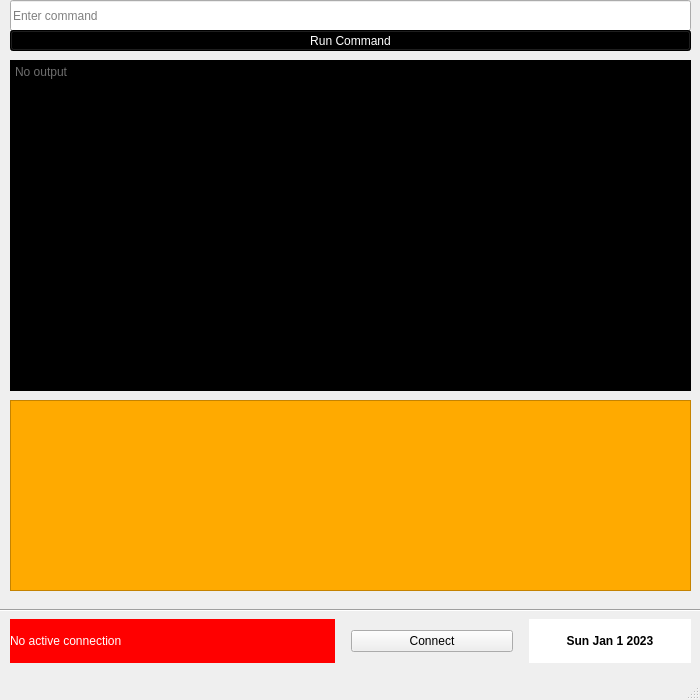
<?xml version="1.0" encoding="UTF-8"?>
<ui version="4.0">
 <class>MainWindow</class>
 <widget class="QMainWindow" name="MainWindow">
  <property name="geometry">
   <rect>
    <x>0</x>
    <y>0</y>
    <width>700</width>
    <height>700</height>
   </rect>
  </property>
  <property name="minimumSize">
   <size>
    <width>700</width>
    <height>700</height>
   </size>
  </property>
  <property name="maximumSize">
   <size>
    <width>700</width>
    <height>700</height>
   </size>
  </property>
  <property name="windowTitle">
   <string>KILGORE - Client</string>
  </property>
  <property name="statusTip">
   <string/>
  </property>
  <widget class="QWidget" name="centralwidget">
   <widget class="QLineEdit" name="commandBox">
    <property name="geometry">
     <rect>
      <x>10</x>
      <y>0</y>
      <width>681</width>
      <height>31</height>
     </rect>
    </property>
    <property name="toolTip">
     <string>&lt;html&gt;&lt;head/&gt;&lt;body&gt;&lt;p&gt;Command box&lt;/p&gt;&lt;/body&gt;&lt;/html&gt;</string>
    </property>
    <property name="inputMask">
     <string/>
    </property>
    <property name="text">
     <string/>
    </property>
    <property name="frame">
     <bool>true</bool>
    </property>
    <property name="placeholderText">
     <string>Enter command</string>
    </property>
    <property name="clearButtonEnabled">
     <bool>false</bool>
    </property>
   </widget>
   <widget class="Line" name="line">
    <property name="geometry">
     <rect>
      <x>0</x>
      <y>600</y>
      <width>701</width>
      <height>21</height>
     </rect>
    </property>
    <property name="orientation">
     <enum>Qt::Horizontal</enum>
    </property>
   </widget>
   <widget class="QPushButton" name="btnRunCommand">
    <property name="geometry">
     <rect>
      <x>10</x>
      <y>30</y>
      <width>681</width>
      <height>21</height>
     </rect>
    </property>
    <property name="cursor">
     <cursorShape>PointingHandCursor</cursorShape>
    </property>
    <property name="styleSheet">
     <string notr="true">background-color: rgb(0, 0, 0);
color: rgb(255, 255, 255);
font: 700 9pt &quot;Segoe UI&quot;;</string>
    </property>
    <property name="text">
     <string>Run Command</string>
    </property>
   </widget>
   <widget class="QTextBrowser" name="commandOutput">
    <property name="geometry">
     <rect>
      <x>10</x>
      <y>60</y>
      <width>681</width>
      <height>331</height>
     </rect>
    </property>
    <property name="cursor" stdset="0">
     <cursorShape>IBeamCursor</cursorShape>
    </property>
    <property name="styleSheet">
     <string notr="true">color: rgb(220, 220, 220);
font: 700 7pt &quot;System&quot;;
background-color: rgb(0, 0, 0);</string>
    </property>
    <property name="readOnly">
     <bool>true</bool>
    </property>
    <property name="markdown">
     <string/>
    </property>
    <property name="placeholderText">
     <string>No output</string>
    </property>
   </widget>
   <widget class="QTextBrowser" name="serverInfoList">
    <property name="geometry">
     <rect>
      <x>10</x>
      <y>400</y>
      <width>681</width>
      <height>191</height>
     </rect>
    </property>
    <property name="cursor" stdset="0">
     <cursorShape>IBeamCursor</cursorShape>
    </property>
    <property name="styleSheet">
     <string notr="true">background-color: rgb(255, 170, 0);
color: rgb(0, 0, 0);
font: 700 9pt &quot;Segoe UI&quot;;</string>
    </property>
   </widget>
   <widget class="QWidget" name="footerContainer" native="true">
    <property name="geometry">
     <rect>
      <x>10</x>
      <y>619</y>
      <width>681</width>
      <height>44</height>
     </rect>
    </property>
    <layout class="QHBoxLayout" name="horizontalLayout">
     <item>
      <widget class="QLabel" name="svrConnStatus">
       <property name="sizePolicy">
        <sizepolicy hsizetype="Preferred" vsizetype="Preferred">
         <horstretch>2</horstretch>
         <verstretch>0</verstretch>
        </sizepolicy>
       </property>
       <property name="styleSheet">
        <string notr="true">font: 700 9pt &quot;Segoe UI&quot;;
background-color: rgb(255, 0, 0);
color: rgb(255, 255, 255);</string>
       </property>
       <property name="text">
        <string>No active connection</string>
       </property>
       <property name="textFormat">
        <enum>Qt::AutoText</enum>
       </property>
       <property name="wordWrap">
        <bool>true</bool>
       </property>
       <property name="margin">
        <number>5</number>
       </property>
      </widget>
     </item>
     <item>
      <spacer name="horizontalSpacer">
       <property name="orientation">
        <enum>Qt::Horizontal</enum>
       </property>
       <property name="sizeHint" stdset="0">
        <size>
         <width>10</width>
         <height>10</height>
        </size>
       </property>
      </spacer>
     </item>
     <item>
      <widget class="QPushButton" name="btnConnectToHost">
       <property name="sizePolicy">
        <sizepolicy hsizetype="Minimum" vsizetype="Fixed">
         <horstretch>1</horstretch>
         <verstretch>0</verstretch>
        </sizepolicy>
       </property>
       <property name="text">
        <string>Connect</string>
       </property>
      </widget>
     </item>
     <item>
      <spacer name="horizontalSpacer_2">
       <property name="orientation">
        <enum>Qt::Horizontal</enum>
       </property>
       <property name="sizeHint" stdset="0">
        <size>
         <width>10</width>
         <height>10</height>
        </size>
       </property>
      </spacer>
     </item>
     <item>
      <widget class="QLabel" name="dateTimeLabel">
       <property name="sizePolicy">
        <sizepolicy hsizetype="Preferred" vsizetype="Preferred">
         <horstretch>1</horstretch>
         <verstretch>0</verstretch>
        </sizepolicy>
       </property>
       <property name="font">
        <font>
         <family>Segoe UI</family>
         <pointsize>9</pointsize>
         <italic>false</italic>
         <bold>true</bold>
        </font>
       </property>
       <property name="statusTip">
        <string/>
       </property>
       <property name="whatsThis">
        <string/>
       </property>
       <property name="styleSheet">
        <string notr="true">font: 700 9pt &quot;Segoe UI&quot;;
background-color: rgb(255, 255, 255);
color: rgb(0, 0, 0);</string>
       </property>
       <property name="text">
        <string>Sun Jan 1 2023</string>
       </property>
       <property name="textFormat">
        <enum>Qt::AutoText</enum>
       </property>
       <property name="alignment">
        <set>Qt::AlignCenter</set>
       </property>
       <property name="wordWrap">
        <bool>false</bool>
       </property>
       <property name="margin">
        <number>5</number>
       </property>
      </widget>
     </item>
    </layout>
   </widget>
  </widget>
  <widget class="QMenuBar" name="menubar">
   <property name="geometry">
    <rect>
     <x>0</x>
     <y>0</y>
     <width>700</width>
     <height>21</height>
    </rect>
   </property>
  </widget>
  <widget class="QStatusBar" name="statusbar">
   <property name="focusPolicy">
    <enum>Qt::NoFocus</enum>
   </property>
   <property name="toolTip">
    <string/>
   </property>
   <property name="statusTip">
    <string/>
   </property>
  </widget>
 </widget>
 <resources/>
 <connections/>
</ui>
